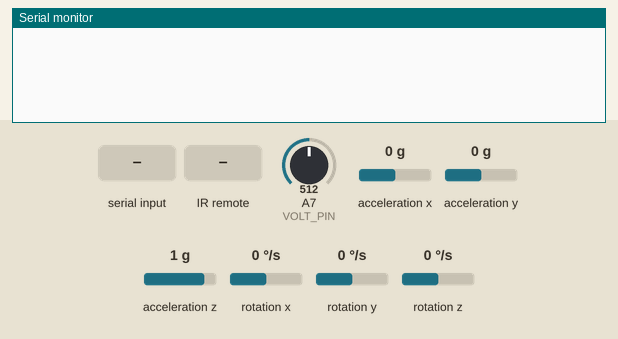
Recording of a sketch running on a simulated Arduino Nano, built with avr-gcc and run on an emulated ATmega328P. Parts: the last lines printed to the serial monitor. Wiring (inferred from the names in the program): MPU-6050 motion sensor at I2C address 0x68. The inputs (shaded band) are chosen by the test bench; at power-on: acceleration z 1 g, A7 (VOLT_PIN) = 512, acceleration x 0 g, acceleration y 0 g, rotation x 0 °/s, rotation y 0 °/s, rotation z 0 °/s.

Above: at 8.9 s.
9.0 s: "9" received over Serial
At 10.0 s:
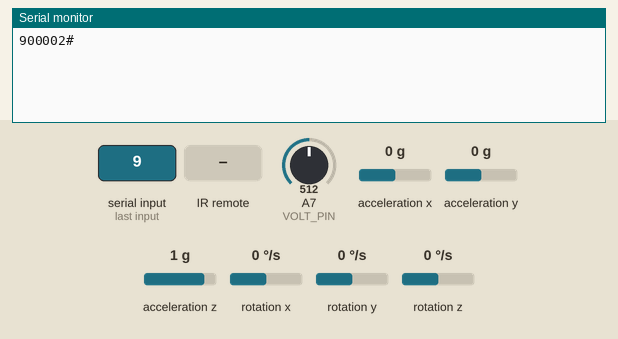
11.7 s: acceleration z set to 0 g
At 11.73 s:
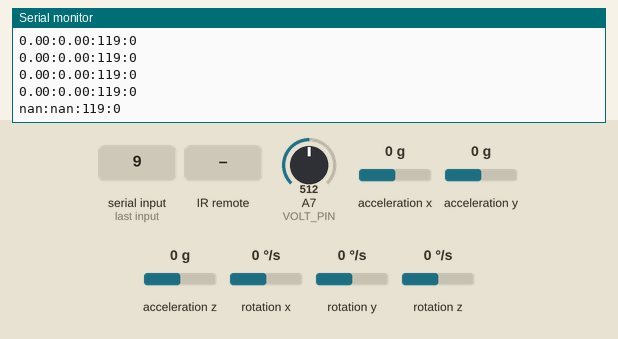
13.6 s: infrared code 0x3B received
At 13.64 s:
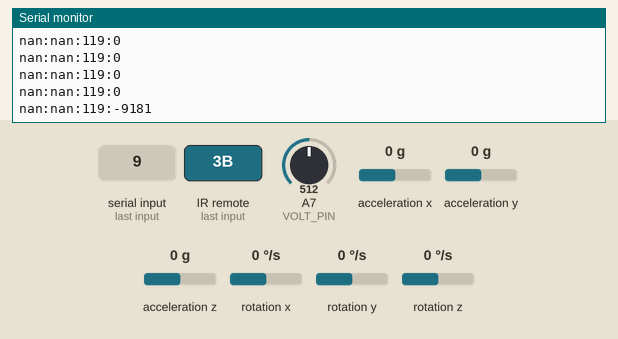

Measured:
- after the input at 9.0 s, the serial monitor: prints a new line after 0.20 s (image 1)
- after the input at 11.7 s, the serial monitor: prints a new line at once (image 2)
- after the input at 13.6 s, the serial monitor: prints a new line at once (image 3)

The sketch:

arduino2.2.ino
```cpp
#include <Wire.h>
#include <IRremote.h>

#define MPU6050_ACCEL_XOUT_H       0x3B   // R
#define MPU6050_PWR_MGMT_1         0x6B   // R/W
#define MPU6050_PWR_MGMT_2         0x6C   // R/W
#define MPU6050_WHO_AM_I           0x75   // R
#define MPU6050_I2C_ADDRESS 0x68

#define RECV_PIN 11
#define VOLT_PIN A7

#define SERIAL_SPEED 115200

IRrecv irrecv(RECV_PIN);
decode_results results;

const char* response = "900002#";
char commandBuffer[15] = {0};

bool hasHandshake = false;
unsigned long long int startTimeSend = 0;
unsigned long long int actualTimeSend = 0;
const int freqSend = 40;
unsigned long long int startTimeVolt = 0;
unsigned long long int actualTimeVolt = 0;
int freqVolt = 0;
int battVoltValue = 0;
int shooterTankID = 0;

float angle_x_global = 0;
float angle_y_global = 0;
float angle_x_glob_start_corr = 0;
float angle_y_glob_start_corr = 0;


//_________________________________
//part of accel

/*typedef*/ union accel_t_gyro_union
{
  struct
  {
    uint8_t x_accel_h;
    uint8_t x_accel_l;
    uint8_t y_accel_h;
    uint8_t y_accel_l;
    uint8_t z_accel_h;
    uint8_t z_accel_l;
    uint8_t t_h;
    uint8_t t_l;
    uint8_t x_gyro_h;
    uint8_t x_gyro_l;
    uint8_t y_gyro_h;
    uint8_t y_gyro_l;
    uint8_t z_gyro_h;
    uint8_t z_gyro_l;
  } reg;
  struct
  {
    int x_accel;
    int y_accel;
    int z_accel;
    int temperature;
    int x_gyro;
    int y_gyro;
    int z_gyro;
  } value;
};

unsigned long last_read_time;
float         last_x_angle;  // These are the filtered angles
float         last_y_angle;
float         last_z_angle;
float         last_gyro_x_angle;  // Store the gyro angles to compare drift
float         last_gyro_y_angle;
float         last_gyro_z_angle;

void set_last_read_angle_data(unsigned long time, float x, float y, float z, float x_gyro, float y_gyro, float z_gyro) {
  last_read_time = time;
  last_x_angle = x;
  last_y_angle = y;
  last_z_angle = z;
  last_gyro_x_angle = x_gyro;
  last_gyro_y_angle = y_gyro;
  last_gyro_z_angle = z_gyro;
}

inline unsigned long get_last_time() {return last_read_time;}
inline float get_last_x_angle() {return last_x_angle;}
inline float get_last_y_angle() {return last_y_angle;}
inline float get_last_z_angle() {return last_z_angle;}
inline float get_last_gyro_x_angle() {return last_gyro_x_angle;}
inline float get_last_gyro_y_angle() {return last_gyro_y_angle;}
inline float get_last_gyro_z_angle() {return last_gyro_z_angle;}

float    base_x_accel;
float    base_y_accel;
float    base_z_accel;
float    base_x_gyro;
float    base_y_gyro;
float    base_z_gyro;


int read_gyro_accel_vals(uint8_t* accel_t_gyro_ptr) {
  accel_t_gyro_union* accel_t_gyro = (accel_t_gyro_union *) accel_t_gyro_ptr;
  int error = MPU6050_read (MPU6050_ACCEL_XOUT_H, (uint8_t *) accel_t_gyro, sizeof(*accel_t_gyro));
  uint8_t swap;

  #define SWAP(x,y) swap = x; x = y; y = swap
  SWAP ((*accel_t_gyro).reg.x_accel_h, (*accel_t_gyro).reg.x_accel_l);
  SWAP ((*accel_t_gyro).reg.y_accel_h, (*accel_t_gyro).reg.y_accel_l);
  SWAP ((*accel_t_gyro).reg.z_accel_h, (*accel_t_gyro).reg.z_accel_l);
  SWAP ((*accel_t_gyro).reg.t_h, (*accel_t_gyro).reg.t_l);
  SWAP ((*accel_t_gyro).reg.x_gyro_h, (*accel_t_gyro).reg.x_gyro_l);
  SWAP ((*accel_t_gyro).reg.y_gyro_h, (*accel_t_gyro).reg.y_gyro_l);
  SWAP ((*accel_t_gyro).reg.z_gyro_h, (*accel_t_gyro).reg.z_gyro_l);

  return error;
}

void calibrate_sensors() {
  int                   num_readings = 10;
  float                 x_accel = 0;
  float                 y_accel = 0;
  float                 z_accel = 0;
  float                 x_gyro = 0;
  float                 y_gyro = 0;
  float                 z_gyro = 0;
  accel_t_gyro_union    accel_t_gyro;

  read_gyro_accel_vals((uint8_t *) &accel_t_gyro);

  for (int i = 0; i < num_readings; i++) {
    read_gyro_accel_vals((uint8_t *) &accel_t_gyro);
    x_accel += accel_t_gyro.value.x_accel;
    y_accel += accel_t_gyro.value.y_accel;
    z_accel += accel_t_gyro.value.z_accel;
    x_gyro += accel_t_gyro.value.x_gyro;
    y_gyro += accel_t_gyro.value.y_gyro;
    z_gyro += accel_t_gyro.value.z_gyro;
    delay(100);
  }
  x_accel /= num_readings;
  y_accel /= num_readings;
  z_accel /= num_readings;
  x_gyro /= num_readings;
  y_gyro /= num_readings;
  z_gyro /= num_readings;

  base_x_accel = x_accel;
  base_y_accel = y_accel;
  base_z_accel = z_accel;
  base_x_gyro = x_gyro;
  base_y_gyro = y_gyro;
  base_z_gyro = z_gyro;
}

//accel part
//____________________________

void setup()
{
  Wire.begin();
  Serial.begin(SERIAL_SPEED);
  Serial.setTimeout (10);
  int error;
  uint8_t c;
  error = MPU6050_read (MPU6050_WHO_AM_I, &c, 1);
  error = MPU6050_read (MPU6050_PWR_MGMT_2, &c, 1);
  MPU6050_write_reg (MPU6050_PWR_MGMT_1, 0);
  calibrate_sensors();
  set_last_read_angle_data(millis(), 0, 0, 0, 0, 0, 0);

  irrecv.enableIRIn();
  updatingVoltValue();
  freqVolt = 10000;
  delay (2000);

  alignmentGyroAtStart ();
}

void loop()
{
  GetCommand();
  updatingVoltValue();
  CatchHit();
  SendTele();
}

void GetCommand()
{
 if (Serial.available())
  {
    int i = 0;
    while (Serial.available())
      {
        commandBuffer[i] = Serial.read();
        if (commandBuffer[i] == '#')
          break;
        ++i;
      }
    delay (200);
    switch(commandBuffer[0])
    {
      case '9':
        Serial.println ( response );
        delay (1000);
        hasHandshake = true;
        memset( commandBuffer, 0, sizeof( commandBuffer ) );
      break;
      default:
        hasHandshake = false;
      break;
    }
  }
}

void alignmentGyroAtStart ()
{
  for (int i = 0 ; i  < 500 ; ++i)
    {
    TakeAngle();
    delay (5);
    }
  angle_x_glob_start_corr = angle_x_global;
  angle_y_glob_start_corr = angle_y_global;
  delay (1000);
}

void updatingVoltValue (){
    if ((actualTimeVolt = millis()) - startTimeVolt >= freqVolt ){
      battVoltValue = (analogRead(VOLT_PIN) * 10) / 43;
      startTimeVolt = millis();
    }
}

void CatchHit(){
  if (irrecv.decode(&results)) {
    shooterTankID = results.value;
    irrecv.resume();
  }
}

void SendTele(){
  if (hasHandshake){
    if ((actualTimeSend = millis()) - startTimeSend >= freqSend ){
      TakeAngle();
      angle_x_global -= angle_x_glob_start_corr;
      angle_y_global -= angle_y_glob_start_corr;
       Serial.print(angle_x_global, 2);
       Serial.print(F(":"));
       Serial.print(angle_y_global, 2);
       Serial.print(F(":"));
       Serial.print (battVoltValue , DEC);
       Serial.print (":");
       Serial.println (shooterTankID , DEC);
      startTimeSend = millis();
      shooterTankID = 0;
    }
  }
}

void TakeAngle ()
{
  int error;
  double dT;
  accel_t_gyro_union accel_t_gyro;
  error = read_gyro_accel_vals((uint8_t*) &accel_t_gyro);
  unsigned long t_now = millis();
  float FS_SEL = 131;
  float gyro_x = (accel_t_gyro.value.x_gyro - base_x_gyro)/FS_SEL;
  float gyro_y = (accel_t_gyro.value.y_gyro - base_y_gyro)/FS_SEL;
  float gyro_z = (accel_t_gyro.value.z_gyro - base_z_gyro)/FS_SEL;
  float accel_x = accel_t_gyro.value.x_accel;
  float accel_y = accel_t_gyro.value.y_accel;
  float accel_z = accel_t_gyro.value.z_accel;
  float RADIANS_TO_DEGREES = 180/3.14159;
  float accel_angle_y = atan(-1*accel_x/sqrt(pow(accel_y,2) + pow(accel_z,2)))*RADIANS_TO_DEGREES;
  float accel_angle_x = atan(accel_y/sqrt(pow(accel_x,2) + pow(accel_z,2)))*RADIANS_TO_DEGREES;
  float accel_angle_z = 0;

  float dt =(t_now - get_last_time())/1000.0;
  float gyro_angle_x = gyro_x*dt + get_last_x_angle();
  float gyro_angle_y = gyro_y*dt + get_last_y_angle();
  float gyro_angle_z = gyro_z*dt + get_last_z_angle();

  float unfiltered_gyro_angle_x = gyro_x*dt + get_last_gyro_x_angle();
  float unfiltered_gyro_angle_y = gyro_y*dt + get_last_gyro_y_angle();
  float unfiltered_gyro_angle_z = gyro_z*dt + get_last_gyro_z_angle();

  float alpha = 0.96;
  float angle_x = alpha*gyro_angle_x + (1.0 - alpha)*accel_angle_x;
  float angle_y = alpha*gyro_angle_y + (1.0 - alpha)*accel_angle_y;
  float angle_z = gyro_angle_z;  //Accelerometer doesn't give z-angle

  set_last_read_angle_data(t_now, angle_x, angle_y, angle_z, unfiltered_gyro_angle_x, unfiltered_gyro_angle_y, unfiltered_gyro_angle_z);

  angle_x_global = angle_x;
  angle_y_global = angle_y;
}

int MPU6050_read (int start, uint8_t *buffer, int size)
{
  int i, n, error;
  Wire.beginTransmission(MPU6050_I2C_ADDRESS);
  n = Wire.write(start);
  if (n != 1)
    return (-10);
  n = Wire.endTransmission(false);    // hold the I2C-bus
  if (n != 0)
    return (n);
  Wire.requestFrom(MPU6050_I2C_ADDRESS, size, true);
  i = 0;
  while(Wire.available() && i<size)
  {
    buffer[i++]=Wire.read();
  }
  if ( i != size)
    return (-11);
  return (0);
}

int MPU6050_write(int start, const uint8_t *pData, int size)
{
  int n, error;
  Wire.beginTransmission(MPU6050_I2C_ADDRESS);
  n = Wire.write(start);
  if (n != 1)
    return (-20);
  n = Wire.write(pData, size);
  if (n != size)
    return (-21);
  error = Wire.endTransmission(true);
  if (error != 0)
    return (error);
  return (0);
}

int MPU6050_write_reg(int reg, uint8_t data)
{
  int error;
  error = MPU6050_write(reg, &data, 1);
  return (error);
}
```
